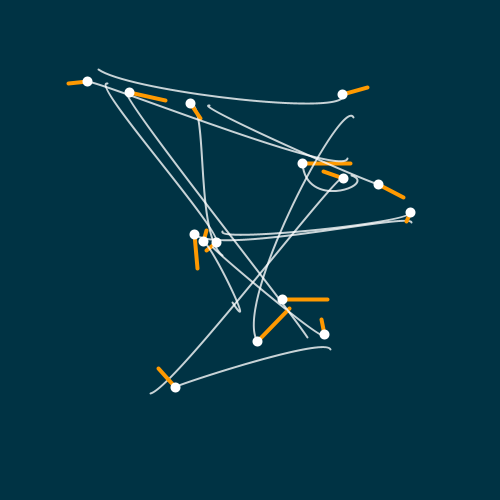
Frame 1 (no input)
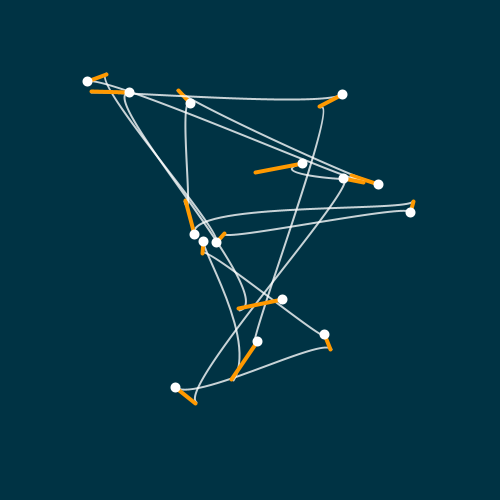
Frame 60 (the mouse pressed at the canvas centre just before this capture)
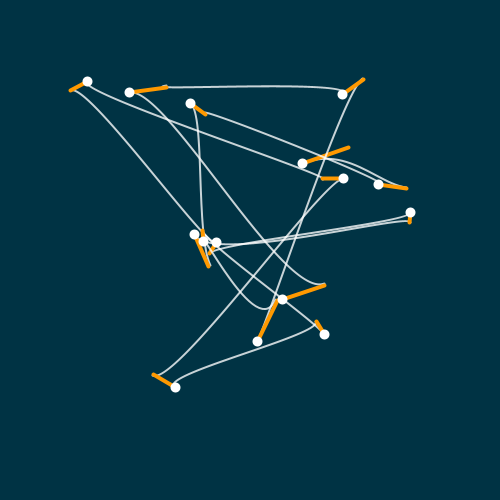
Frame 120 (the mouse held since frame 60 and released just before this capture)

The Processing sketch that drew these frames (run headless with seeded random() and noise(); from frame 60 on, the mouse is pressed at the canvas centre):

// Processing sketch: day_8
// ── day_8.pde
// (c) 2021 Joseph HENRY
// This code is licensed under MIT license (see LICENSE for details)

import java.util.List;

/**
 * Anchor point of a bezier curve
 * It has a location and describe the control point
 * with polar coordinates
 */
class AnchorPoint {
  float x, y, rotation, length;
  
  AnchorPoint(float x, float y, float rotation, float length) {
    this.x = x;
    this.y = y;
    this.rotation = rotation;
    this.length = length;
  }
  
  /**
   * Return x coordinate of control point
   */
  float getControlX() {
    return this.x + cos(this.rotation) * this.length;
  }
  
  /**
   * Return y coordinate of control point
   */
  float getControlY() {
    return this.y + sin(this.rotation) * this.length;
  }
  
  void display() {
    stroke(#ff9900);
    strokeWeight(4);
    line(this.getControlX(), this.getControlY(), this.x, this.y);
    
    strokeWeight(10);
    stroke(255);
    point(this.x, this.y);
  }
}

/**
 * Bezier curve class contains an array of anchor points
 */
class BezierCurve {
  List<AnchorPoint> anchorPoints;
  
  BezierCurve() {
    this.anchorPoints = new ArrayList<AnchorPoint>();
  }
  
  /**
   * Add a new anchor point
   */
  void addPoint(AnchorPoint anchorPoint) {
    this.anchorPoints.add(anchorPoint);
  }
  
  void display(float offset) {
    for (int i = 0; i < this.anchorPoints.size() - 1; i++) {
      AnchorPoint pt = this.anchorPoints.get(i);
      AnchorPoint nextPt = this.anchorPoints.get(i + 1);
      
      stroke(255, 200);
      strokeWeight(2);
      noFill();
      bezier(pt.x, pt.y, pt.getControlX(), pt.getControlY(), nextPt.x, nextPt.y, nextPt.getControlX(), nextPt.getControlY());
      
      pt.rotation = offset + i * 0.5;
      pt.display();
    }
    
    // Display last point
    AnchorPoint last = this.anchorPoints.get(this.anchorPoints.size() - 1);
    last.rotation = offset;
    last.display();
  }
}

/**
 * Return a random bezier curve inside the canvas with a margin
 */
BezierCurve randomCurve(int nPoints, float margin) {
  BezierCurve curve = new BezierCurve();
  
  for (int i = 0; i < nPoints; i++) {
    float x = random(margin, width - margin);
    float y = random(margin, height - margin);
    float length = random(10, 50);
    float rotation = random(TWO_PI);
    
    curve.addPoint(new AnchorPoint(x, y, rotation, length));
  }
  
  return curve;
}

BezierCurve curve;
float offset = 0;

void setup() {
  size(500, 500);
  
  curve = randomCurve(15, 70);
}

void draw() {
  background(#003344);
  
  curve.display(offset);
  
  offset += 0.05;
}
